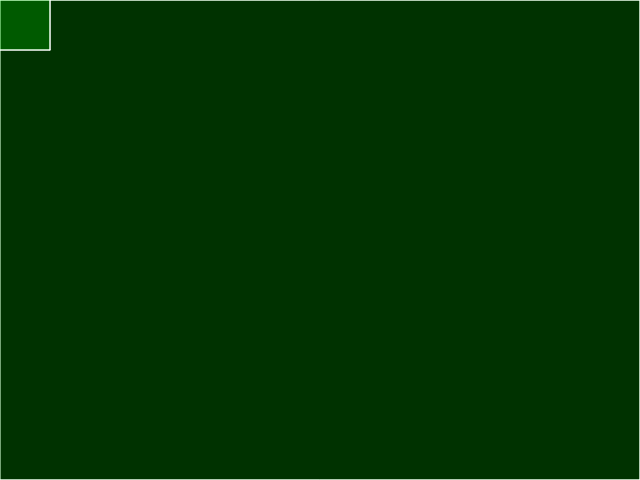
Frame 1 (no input)
Frame 60 (no input): identical to frame 1, image omitted
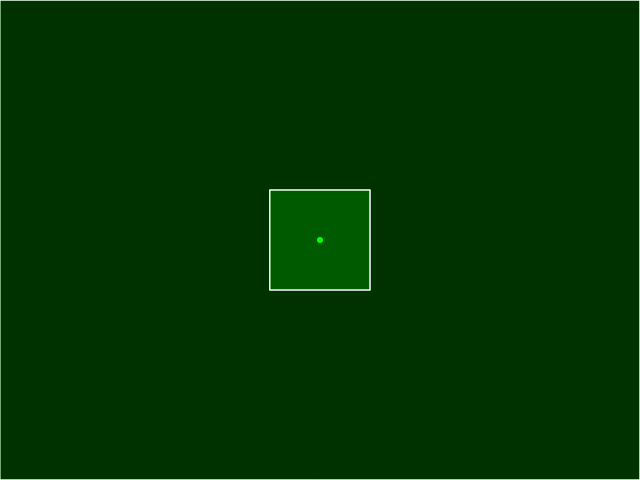
Frame 120 (the mouse pressed at the canvas centre since frame 60)

The p5.js sketch that drew these frames (run headless with seeded random() and noise() and a simulated clock; from frame 60 on, the mouse is pressed at the canvas centre):

// p5.js sketch
// ── sketch.js
function Boundary(x1,x2,y1,y2){
	this.x1=x1;
	this.x2=x2;
	this.y1=y1;
	this.y2=y2;

	this.contains=function(pt){
		return (pt.x>=x1 && pt.x<x2 && pt.y>=y1 && pt.y<y2);
	}
	this.intersects=function(b){
		return !(x2<b.x1 || x1>b.x2 || y1>b.y2 || y2<b.y1);
	}

	this.show=function(f){
		stroke(255);
		strokeWeight(1);
		line(x1,y1,x1,y2);
		line(x2,y1,x2,y2);
		line(x1,y1,x2,y1);
		line(x1,y2,x2,y2);
		if(f){
			fill(0,255,0,50);
			rect(x1,y1,x2,y2);
		}
	}
}
const maxElts=5;
function tree(b){
	this.b=b;
	this.elts=[];
	this.children=null;
	this.add=function(pt){
		if(this.children){
			if(this.children[0].b.contains(pt))this.children[0].add(pt);
			else if(this.children[1].b.contains(pt))this.children[1].add(pt);
			else if(this.children[2].b.contains(pt))this.children[2].add(pt);
			else if(this.children[3].b.contains(pt))this.children[3].add(pt);
			else console.log("Placement error");
		}else{
			this.elts.push(pt);
			if(this.elts.length>maxElts)this.split();
		}
	}
	this.split=function(){
		this.children=[];
		let hx=(b.x2-b.x1)/2+b.x1;
		let hy=(b.y2-b.y1)/2+b.y1;
		this.children.push(new tree(new Boundary(b.x1,hx,b.y1,hy)));
		this.children.push(new tree(new Boundary(b.x1,hx,hy,b.y2)));
		this.children.push(new tree(new Boundary(hx,b.x2,b.y1,hy)));
		this.children.push(new tree(new Boundary(hx,b.x2,hy,b.y2)));
		while(this.elts.length>0){
			this.add(this.elts.pop());
		}
	}
	this.show=function(bm){
		if(this.children){
			for(let c of this.children)c.show(bm);
		}else{
			if(b.intersects(bm)){
				b.show(true);
				strokeWeight(6);
				for(p of this.elts){
					if(bm.contains(p)){
						stroke(0,255,0);
					}else{
						stroke(255,0,0);
					}
					point(p.x,p.y);
				}
			}else{
				b.show();
				stroke(255,0,0);
				strokeWeight(6);
				for(p of this.elts){
					point(p.x,p.y);
				}
			}
		}
	}
}

var myTree;
function setup(){
    cnv=createCanvas(640,480);
	let b=new Boundary(0,width,0,height);
	myTree=new tree(b);
    cnv.mousePressed(click);
    
    textAlign(CENTER,CENTER);
	rectMode(CORNERS);
    
	for(let i=0;i<15;i++){
		let v=createVector(random(0,width),random(0,height));
	//	myTree.add(v);
	}
    
}
function click(){
	let v=createVector(mouseX,mouseY);
	myTree.add(v);
}

function draw(){
    background(0);
	let bm=new Boundary(mouseX-50,mouseX+50,mouseY-50,mouseY+50);
    myTree.show(bm);
	bm.show(true);
}
